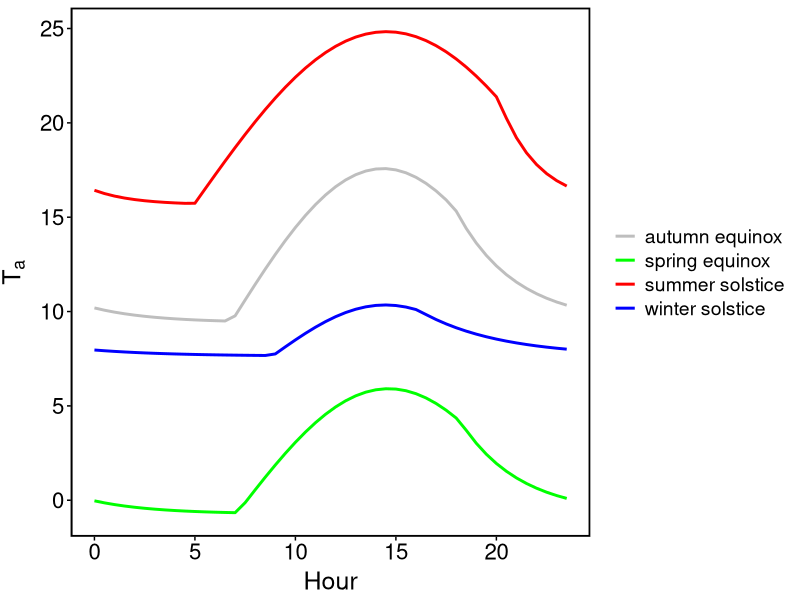
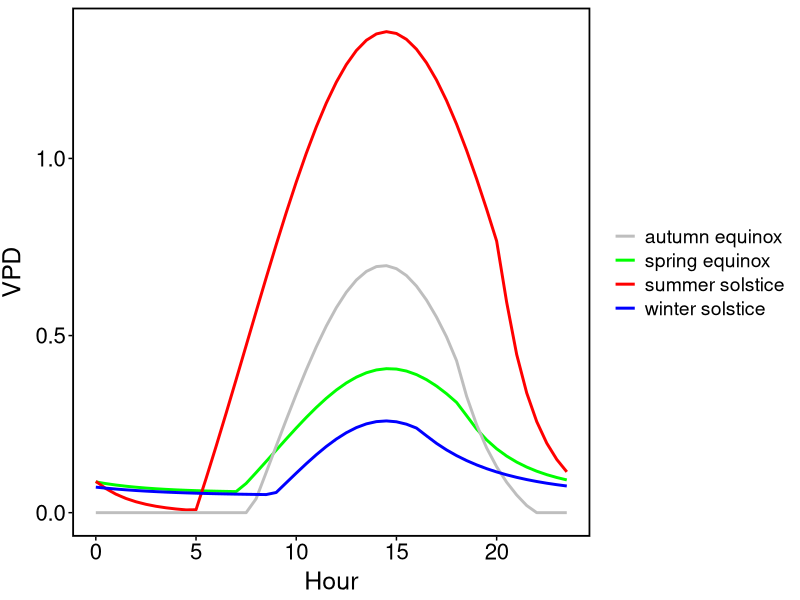
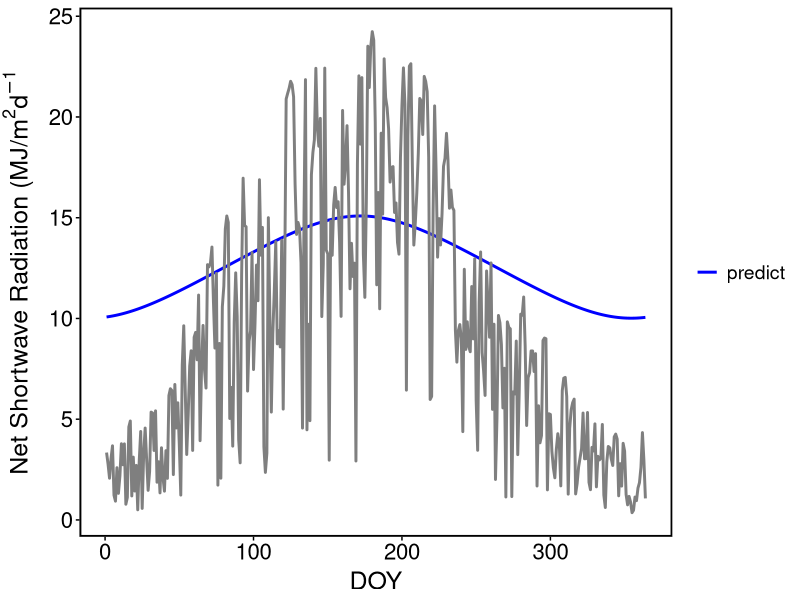
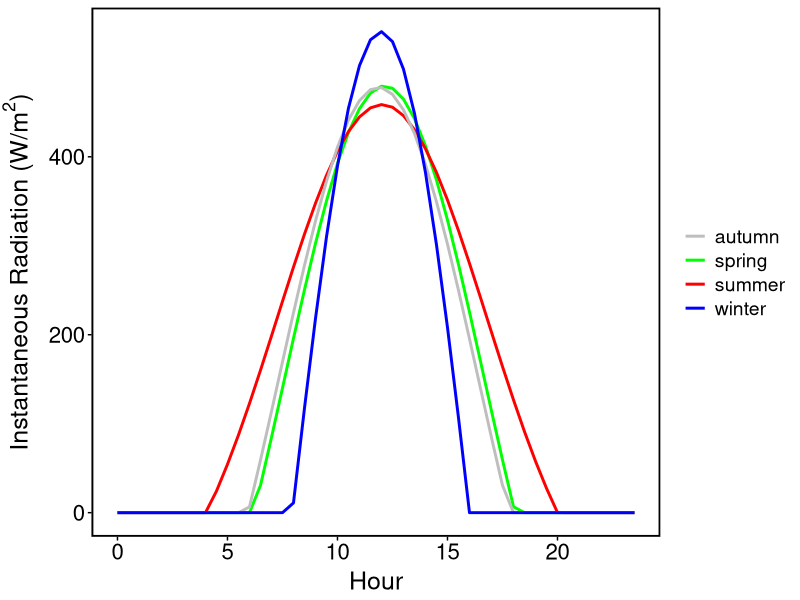

Source code (R) for these figures, in order:
require(ggplot2)
require(cowplot)

#UTILS-------------------------------------------------------
theme1 <- theme_bw()+
  theme(axis.text.x=element_text(size=16,angle=0,colour="black"),
        axis.text.y=element_text(size=16,angle=0,colour="black"),
        axis.title=element_text(size=18),
        axis.line=element_line(linetype=1,color="black",size=0.1),
        axis.ticks = element_line(colour="black"),
        panel.grid.major = element_blank(), #change the major and minor grid lines,
        panel.grid.minor = element_blank(), #if want to change, check this parameters, I think it's easier to dao that
        #strip.background = element_rect(colour = "black",size = 0.8),
        #panel.background = element_rect(colour="black", fill="white"),
        #panel.border = element_blank(),
        panel.border = element_rect(colour = "black",fill=NA,size = 1.2),
        plot.title=element_text(size=14,angle=0,colour="black", face = "italic"),
        plot.tag=element_text(size=14,angle=0,colour="black", face = "bold"),
        plot.caption=element_text(size=14,angle=0,colour="black",face = "italic"),
        axis.title.y=element_text(vjust=1.9),
        axis.title.x=element_text(vjust=0.5),
        legend.text=element_text(colour="black",size=14),
        legend.background= element_rect(fill = "transparent", color = NA),
        #legend.position = "bottom",
        legend.title = element_text(colour="black", size=14,angle=0))

#DATA------------------------------------------------------

# *************** Site Information **************
#
#   48° 44' N, 6° 14' E (48.7333333333 N, 6.23333333333 E); altitude 250 m
#       state forest of Amance, northeast of France
#
# ****** Get data from Google Earth Engine ****** 
#
# var start_year = 1995;
# var end_year = 1995;
# var climate = ee.ImageCollection("ECMWF/ERA5_LAND/DAILY_AGGR")
# .filterDate(ee.Number(start_year).format('%.0f').cat("-01-01"), ee.Number(end_year).format('%.0f').cat("-12-31"))
# .select(["temperature_2m_min",
#          "temperature_2m_max",
#          "surface_net_solar_radiation_sum",
#          "dewpoint_temperature_2m"])
# Map.addLayer(climate)
#
# ***************** Data File *******************
#
# ./Amance-climate-ECMWF.csv
#
# ***********************************************

#calculate day of the year
DOY <- function(year, month, day){
  floor(275*month/9)-floor((month+9)/12)*(1+floor((year-4*floor(year/4)+2)/3))+day-30
}

weather <- read.csv("Amance-climate-ECMWF.csv")
weather$surface_net_solar_radiation_sum <- as.numeric(gsub(",","",weather$surface_net_solar_radiation_sum))
weather$year <- as.numeric(lapply(weather$Time, function(xx) strsplit(xx, ",")[[1]][2]))
weather$month_code <- as.character(lapply(lapply(weather$Time, function(xx) strsplit(xx, ",")[[1]][1]), function(xx) strsplit(xx, " ")[[1]][1]))
weather$day <- as.numeric(lapply(lapply(weather$Time, function(xx) strsplit(xx, ",")[[1]][1]), function(xx) strsplit(xx, " ")[[1]][2]))
mm <- c("Jan","Feb","Mar","Apr","May","Jun","Jul","Aug","Sep","Oct","Nov","Dec")
weather$month <- as.numeric(lapply(weather$month_code, function(xx) which(xx==mm)))
weather$doy <- with(weather, DOY(year, month, day))

# weather$temperature_2m_min (Kelvin)
# weather$temperature_2m_max (Kelvin)
# weather$surface_net_solar_radiation_sum (J/m2)
# weather$dewpoint_temperature_2m (Kelvin)
# time step: daily
#
# temperature is measured at 2 metres above the surface of the Earth. Altitution 
#   correction is thus not required.


#TEMPERATURE-------------------------------------
#Sunrise and sunset time 
sunRS <- function(doy, long, lat){
  if(length(doy)!=1 || length(long)!=1 || length(lat)!=1) stop("All parameters should be scalars.")
  N<-doy
  #N -- day of the year
  t1<-N+(6-long/15)/24 #for sun rise
  t2<-N+(18-long/15)/24#/*for sun set*/
  #/*compute sunrise time*/
  rise <- function(t){
    result <- tryCatch({
      K<-pi/180.0
      M<-0.9856*t-3.289
      L<-M+1.916*sin(M*K)+0.02*sin(2*K*M)+282.634
      if(L >= 360.0 || L >= 360) L<-L-360
      tanRA<-0.91746*tan(L*pi/180)
      RA<-atan(tanRA)/K
      if((L > 90.0) && (L <= 270.0)) RA<-180.0+RA
      if ((L > 270.0) && (L <= 360.0)) RA<-360.0+RA
      RA<-RA/15.0
      sind<-0.39782*sin(L*K)
      cosd<-cos(asin(sind))
      x<-(-0.01454-sind*sin(lat*K))/(cosd*cos(lat*K))
      H<-acos(x)/K
      
      H<-360.0-H
      Tsr<-(H/15.0)+RA-(0.06571*t)-6.622
      
      if(Tsr < 0.0) Tsr=Tsr+24.0
      if(Tsr > 24.0) Tsr=Tsr-24.0
      return(Tsr)
    },error = function(e) print("You could probably try to force your returned arccosine angle not within [-1,1]"))
  }
  #/*compute sunset time*/
  sset <- function(t){
    result <- tryCatch({
      K<-pi/180.0
      M<-0.9856*t-3.289
      L<-M+1.916*sin(M*K)+0.02*sin(2*M*K)+282.634
      
      if(L>=360.0) L<-L-360
      tanRA<-0.91746*tan(L*K)
      RA<-atan(tanRA)/K
      if((L > 90.0) && (L <= 270.0)) RA<-180.0+RA
      if((L > 270.0) && (L <= 360.0)) RA<-360.0+RA
      RA<-RA/15.0
      
      sind<-0.39782*sin(L*K)
      cosd<-cos(asin(sind))
      x<-(-0.01454-sind*sin(lat*K))/(cosd*cos(lat*K))
      H<-acos(x)/K
      
      Tst<-H/15.0+RA-0.06571*t-6.622
      if(Tst < 0.0) Tst=Tst+24.0
      return(Tst)
    },error = function(e) print("You could probably try to force your returned arccosine angle not within [-1,1]")
    )
  }
  c(rise=rise(t1),set=sset(t2))
}

#Hourly air temperature
hourlyT <- function(hours, t_max, t_min, time_sr, time_ss,
                    alpha = 1.5, beta = 4, gamma = 1){
  m <- hours - time_sr - gamma
  dl <- time_ss-time_sr
  Z <- 24-dl
  
  t_sr <- (t_max-t_min)*sin(pi*(dl-gamma)/(dl+2*alpha))+t_min
  n <- ifelse(hours>time_ss,hours-time_ss,24-time_ss+hours)
  ifelse(
    hours<=time_ss&hours>(time_sr+gamma),
    (t_max-t_min)*sin(pi*m/(dl+2*alpha))+t_min,
    (t_sr-t_min)*exp(-beta*n/Z)+t_min
  )
}

#Modelling diurnal temperature
lng <- 6.23333333333 
lat <- 48.7333333333
hours <- seq(0, 23.5, 0.5)            # half-hour time resolution

doy_spring <- DOY(1995, 3, 20)        # spring equinox 1995
doy_summer <- DOY(1995, 6, 21)        # summer solstice 1995
doy_autumn <- DOY(1995, 9, 23)        # autumn equinox 1995
doy_winter <- DOY(1995, 12, 22)       # winter solstice 1995


Ta_spring <- hourlyT(                 # diurnal temperature of spring equinox
  hours, 
  t_max = weather[weather$doy==doy_spring,]$temperature_2m_max - 273.15,
  t_min = weather[weather$doy==doy_spring,]$temperature_2m_min - 273.15,
  time_sr = sunRS(doy_spring, lng, lat)[[1]], 
  time_ss = sunRS(doy_spring, lng, lat)[[2]],
  alpha = 1.5, beta = 4, gamma = 1
)

Ta_summer <- hourlyT(                 # diurnal temperature of summer solstice
  hours, 
  t_max = weather[weather$doy==doy_summer,]$temperature_2m_max - 273.15,
  t_min = weather[weather$doy==doy_summer,]$temperature_2m_min - 273.15,
  time_sr = sunRS(doy_summer, lng, lat)[[1]], 
  time_ss = sunRS(doy_summer, lng, lat)[[2]],
  alpha = 1.5, beta = 4, gamma = 1
)

Ta_autumn <- hourlyT(                 # diurnal temperature of autumn equinox
  hours, 
  t_max = weather[weather$doy==doy_autumn,]$temperature_2m_max - 273.15,
  t_min = weather[weather$doy==doy_autumn,]$temperature_2m_min - 273.15,
  time_sr = sunRS(doy_autumn, lng, lat)[[1]], 
  time_ss = sunRS(doy_autumn, lng, lat)[[2]],
  alpha = 1.5, beta = 4, gamma = 1
)

Ta_winter <- hourlyT(                 # diurnal temperature of winter solstice
  hours, 
  t_max = weather[weather$doy==doy_winter,]$temperature_2m_max - 273.15,
  t_min = weather[weather$doy==doy_winter,]$temperature_2m_min - 273.15,
  time_sr = sunRS(doy_winter, lng, lat)[[1]], 
  time_ss = sunRS(doy_winter, lng, lat)[[2]],
  alpha = 1.5, beta = 4, gamma = 1
)

#give outputs
ggplot()+
  geom_line(aes(x=hours, y=Ta_spring, color="spring equinox"), size=1)+
  geom_line(aes(x=hours, y=Ta_summer, color="summer solstice"), size=1)+
  geom_line(aes(x=hours, y=Ta_autumn, color="autumn equinox"), size=1)+
  geom_line(aes(x=hours, y=Ta_winter, color="winter solstice"), size=1)+
  scale_color_manual(values = c("spring equinox" = "green", "summer solstice" = "red", "autumn equinox" = "grey", "winter solstice" = "blue"))+
  xlab("Hour")+ylab(expression(T[a]))+
  theme1+theme(legend.title=element_blank())

#VPD----------------------------
#saturated vapor pressure
satvp <- function(Ta, method=c("Tetens","Lowry")){
  if(length(method)==2){
    if(!all(c("Tetens","Lowry")%in%method)) stop("invalid input `method`")
    method<-"Tetens"
  } else if(length(method)==1){
    if(!any(c("Tetens","Lowry")%in%method)) stop("invalid input `method`")
  } else{
    stop("invalid input `method`")
  }
  
  if(method=="Tetens") return(0.6118*exp(17.502*Ta/(Ta+240.97)))
  if(method=="Lowry") return(
    (6.1078+Ta*(0.44365185+Ta*(0.01428945+Ta*(0.00026506485+Ta*(3.0312404*1e-6+Ta*(2.034809*1e-8+Ta*6.1368209*1e-11))))))/10
  )
}

#actual vapor pressure
actualvp <- function(Tdew){ #estimated from dew temperature
  0.6118*exp(17.502*Tdew/(Tdew+240.97))  #reverse of Tetens equation
}

#vapor pressure deficit
vpdeficit <- function(Ta, Tdew, ...){
  res <- satvp(Ta, ...)-actualvp(Tdew)
  ifelse(res>0, res, 0)
}

#Modelling diurnal VPD
VPD_spring <- vpdeficit(
  Ta_spring, 
  Tdew = weather[weather$doy==doy_spring,]$dewpoint_temperature_2m - 273.15
)

VPD_summer <- vpdeficit(
  Ta_summer, 
  Tdew = weather[weather$doy==doy_summer,]$dewpoint_temperature_2m - 273.15
)

VPD_autumn <- vpdeficit(
  Ta_autumn, 
  Tdew = weather[weather$doy==doy_autumn,]$dewpoint_temperature_2m - 273.15
)

VPD_winter <- vpdeficit(
  Ta_winter, 
  Tdew = weather[weather$doy==doy_winter,]$dewpoint_temperature_2m - 273.15
)

#give outputs
ggplot()+
  geom_line(aes(x=hours, y=VPD_spring, color="spring equinox"), size=1)+
  geom_line(aes(x=hours, y=VPD_summer, color="summer solstice"), size=1)+
  geom_line(aes(x=hours, y=VPD_autumn, color="autumn equinox"), size=1)+
  geom_line(aes(x=hours, y=VPD_winter, color="winter solstice"), size=1)+
  scale_color_manual(values = c("spring equinox" = "green", "summer solstice" = "red", "autumn equinox" = "grey", "winter solstice" = "blue"))+
  xlab("Hour")+ylab("VPD")+
  theme1+theme(legend.title=element_blank())

#DAILY SOLAR----------------------------
#daily extraterrestrial radiation (MJ/m2/d)
ra <- function(lat, doy){
  lat <- lat*pi/180
  gsc <- 0.082 #solar constant (MJ m-2 min-1)
  dr <- 1 + 0.033*cos(2*pi*doy/365)
  delta <- 0.409*sin(2*pi*doy/365-1.39)
  omega <- acos(-tan(lat) * tan(delta))
  24*60/pi * gsc * dr *(omega*sin(lat)*sin(delta)+
                          cos(lat)*cos(delta)*sin(omega))
}

#daylight hours
dh <- function(lat, doy){
  lat <- lat*pi/180
  delta <- 0.409*sin(2*pi*doy/365-1.39)
  if(-tan(lat) * tan(delta)>=1) return(0)
  if(-tan(lat) * tan(delta)<=-1) return(24)
  omega <- acos(-tan(lat) * tan(delta))
  24/pi*omega
}

#incoming solar radiation (MJ/m2/d)
rs <- function(lat, doy, ah, as = 0.25, bs = 0.5){
  Ra <- ra(lat, doy)
  N <- dh(lat, doy)
  (as+bs*ah/N)*Ra
}

#net shortwave radiation (MJ/m2/d)
rns <- function(Rs, albedo = 0.5){ #original 0.17
  (1-albedo) * Rs
}

#model prediction
daily_solar <- as.numeric(lapply(weather$doy, function(doy){
  daylight_hours <- dh(lat, doy) #this assumes no cloudy hours (clear-day dominate)
                                 #  so the prediction must be higher than actual solar radiation
                                 #  and this discrepancy reflects how cloudy the site is
                                 #
                                 # apparently the model overestimates more in winter months as
                                 #  winter is typically cloudier than summer
  Rs <- rs(lat, DOY(2022, 5, 15), daylight_hours)
  rns(Rs)
})) #MJ/m2/d

#give outputs
#please note that the predicted solar radiation is at the top of canopy,
#  while the actual data is at the ground level (Earth's surface)
#so prediction must be higher than data because of the canopy interception
ggplot()+
  geom_line(aes(x=weather$doy, y=daily_solar, color="predict"), size=1)+
  geom_line(aes(x=weather$doy, y=weather$surface_net_solar_radiation_sum/10^6, color="ground"), size=1)+
  scale_color_manual(values = c("predict" = "blue", "actual" = "green"))+
  xlab("DOY")+ylab(expression("Net Shortwave Radiation (MJ/"*m^2*d^-1))+
  theme1+theme(legend.title=element_blank())

#HOURLY SOLAR----------------------------

#Hourly solar radiation
# Rtot:  daily total radiation (J/m2) DO NOT forget to convert MJ to 10^6 J
# hours: a vector of time from 0-24h
# lat: latitude
hourly_radiation <- function(Rtot, doy, hours, lat){
  C <- 0.4 #constant: Spitters et al., 1986
  delta <- -23.45*cos(360/365*(doy+10)*pi/180) #solar declination angle
  delta_rad <- pi*delta/180
  lat_rad <- pi*lat/180
  SD <- sin(lat_rad)*sin(delta_rad)
  CD <- cos(lat_rad)*cos(delta_rad)
  time_ss_sr <- sunRS(doy, lng, lat)
  DL <- diff(time_ss_sr)[[1]]
  LSH <- DL/2 + time_ss_sr[[1]] #time of maximum solar height (noon time)
  sin_beta <- SD + CD * cos(pi * (hours - LSH)/12)
  DSBE <- acos(-SD/CD) * 24/pi *(SD+C*SD^2+C*CD^2/2)+12*CD*(2+3*C*SD)*sqrt(1-(SD/CD)^2)/pi
  res <- ifelse(
    hours>time_ss_sr[[1]] & hours<time_ss_sr[[2]],
    Rtot * sin_beta * (1+C*sin_beta)/(DSBE * 3600),
    0
  )
  ifelse(res>0, res, 0)
}

spring_radiation <- hourly_radiation(daily_solar[doy_spring]*10^6, doy_spring, hours, lat)
summer_radiation <- hourly_radiation(daily_solar[doy_summer]*10^6, doy_summer, hours, lat)
autumn_radiation <- hourly_radiation(daily_solar[doy_autumn]*10^6, doy_autumn, hours, lat)
winter_radiation <- hourly_radiation(daily_solar[doy_winter]*10^6, doy_winter, hours, lat)

#output
ggplot()+
  geom_line(aes(x=hours, y=spring_radiation, color="spring"), size=1)+
  geom_line(aes(x=hours, y=summer_radiation, color="summer"), size=1)+
  geom_line(aes(x=hours, y=autumn_radiation, color="autumn"), size=1)+
  geom_line(aes(x=hours, y=winter_radiation, color="winter"), size=1)+
  scale_color_manual(values = c("spring" = "green", "summer" = "red", "autumn" = "grey", "winter" = "blue"))+
  xlab("Hour")+ylab(expression("Instantaneous Radiation (W/"*m^2*")"))+
  theme1+theme(legend.title=element_blank())


